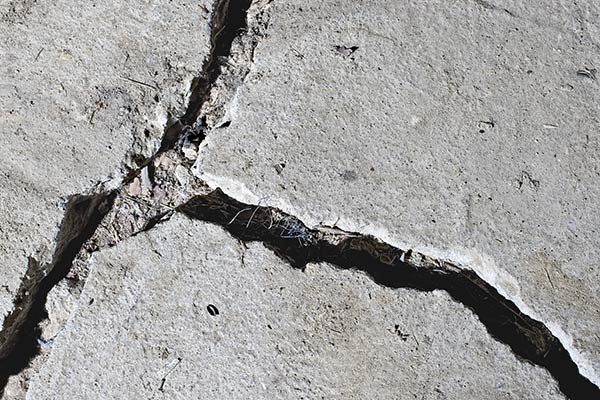
#> input picture Crack Extraction Algorithm/a3.jpg, 600 x 400 px
$ python algorithm_standalone_run.py   (older library calls are emulated)
#> lines starting #> are read from the running program, lines starting #| are printed output that depends on the picture; after the words box and inside, x2 and y2 are one past the last pixel; in counts of white or black regions, pixels touching at a corner belong together
import cv2
import math
import numpy as np
import scipy.ndimage
# from skimage import io, morphology, img_as_bool, segmentation
# # from scipy import ndimage as ndi
# import matplotlib.pyplot as plt

def orientated_non_max_suppression(mag, ang):
    ang_quant = np.round(ang / (np.pi/4)) % 4
    winE = np.array([[0, 0, 0],[1, 1, 1], [0, 0, 0]])
    winSE = np.array([[1, 0, 0], [0, 1, 0], [0, 0, 1]])
    winS = np.array([[0, 1, 0], [0, 1, 0], [0, 1, 0]])
    winSW = np.array([[0, 0, 1], [0, 1, 0], [1, 0, 0]])

    magE = non_max_suppression(mag, winE)
    magSE = non_max_suppression(mag, winSE)
    magS = non_max_suppression(mag, winS)
    magSW = non_max_suppression(mag, winSW)

    mag[ang_quant == 0] = magE[ang_quant == 0]
    mag[ang_quant == 1] = magSE[ang_quant == 1]
    mag[ang_quant == 2] = magS[ang_quant == 2]
    mag[ang_quant == 3] = magSW[ang_quant == 3]
    return mag

def non_max_suppression(data, win):
    data_max = scipy.ndimage.filters.maximum_filter(data, footprint=win, mode='constant')
    data_max[data != data_max] = 0
    return data_max

# start calulcation
count_white = 0
input_img = cv2.imread('a3.jpg')
#> input_img is the input picture: shape (400, 600, 3); mean B, G, R 158.2, 159.1, 159.8
gray_image = cv2.imread(r'a3.jpg', 0)
#> gray_image: shape (400, 600); min 0, max 255, mean 159.2


with_nmsup = True #apply non-maximal suppression
fudgefactor = 1 #with this threshold you can play a little bit
sigma = 21 #for Gaussian Kernel
kernel = 2*math.ceil(2*sigma)+1 #Kernel size

gray_image = gray_image/255.0
blur = cv2.GaussianBlur(gray_image, (kernel, kernel), sigma)
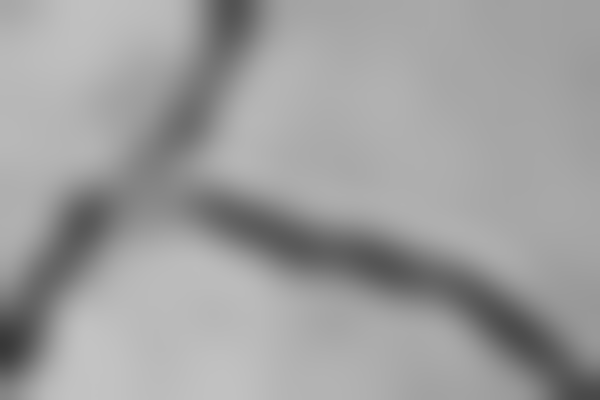
#> blur: shape (400, 600) float64; min 0.218, max 0.766, mean 0.624
gray_image = cv2.subtract(gray_image, blur)

# compute sobel response
sobelx = cv2.Sobel(gray_image, cv2.CV_64F, 1, 0, ksize=31)
sobely = cv2.Sobel(gray_image, cv2.CV_64F, 0, 1, ksize=31)
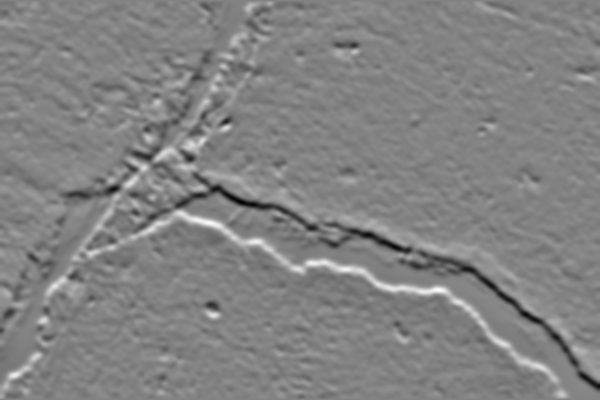
#> sobely: shape (400, 600) float64; min -5.89e+16, max 5.59e+16, mean 9.38e+12; drawn with min black and max white
mag = np.hypot(sobelx, sobely)
ang = np.arctan2(sobely, sobelx)
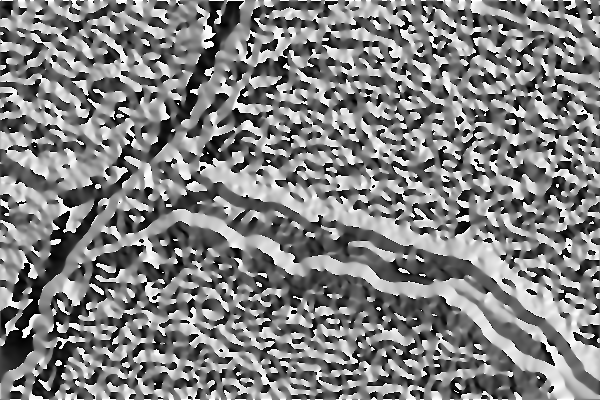
#> ang: shape (400, 600) float64; min -3.14, max 3.14, mean 0.0341; drawn with min black and max white

# threshold
threshold = 4 * fudgefactor * np.mean(mag)
#> threshold = 2.72e+16
mag[mag < threshold] = 0

#either get edges directly
if with_nmsup is False:
    mag = cv2.normalize(mag, 0, 255, cv2.NORM_MINMAX)
    kernel = np.ones((5,5),np.uint8)
    result = cv2.morphologyEx(mag, cv2.MORPH_CLOSE, kernel)
    cv2.imshow('im', result)
    cv2.imshow('Input',input_img)
    cv2.waitKey()

#or apply a non-maximal suppression
else:
    # non-maximal suppression
    mag = orientated_non_max_suppression(mag, ang)
#> in orientated_non_max_suppression, `ang_quant = np.round(ang / (np.pi/4)) % 4`:
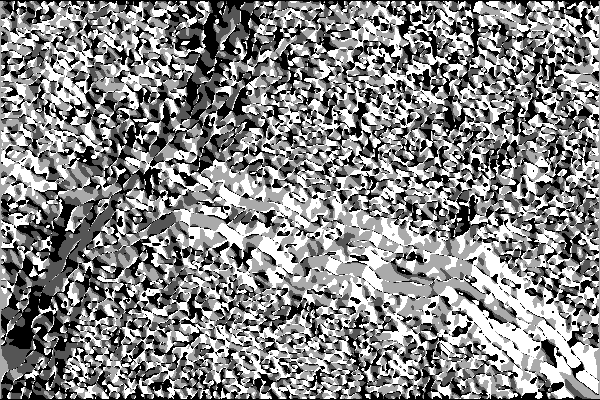
#> ang_quant: shape (400, 600) float64; min 0, max 3, mean 1.59; drawn with min black and max white
#> in non_max_suppression, `data_max[data != data_max] = 0`: data_max: shape (400, 600) float64; min 0, max 6.36e+16, mean 2.72e+14
#> in non_max_suppression (call 2), `data_max[data != data_max] = 0`: data_max: shape (400, 600) float64; min 0, max 6.36e+16, mean 3.53e+14
#> in non_max_suppression (call 3), `data_max[data != data_max] = 0`: data_max: shape (400, 600) float64; min 0, max 6.36e+16, mean 2.77e+14
#> in non_max_suppression (call 4), `data_max[data != data_max] = 0`:
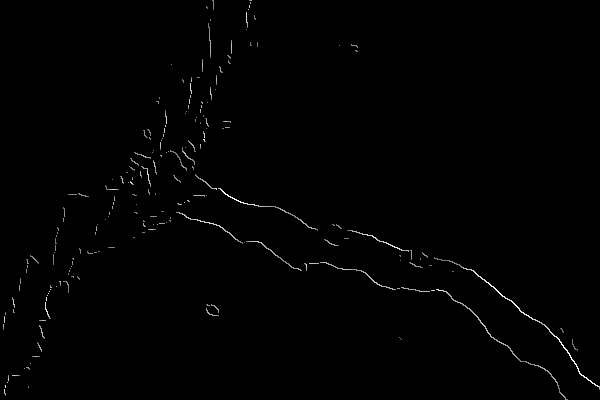
#> data_max: shape (400, 600) float64; min 0, max 6.36e+16, mean 4.14e+14; drawn with min black and max white
    # create mask
    mag[mag > 0] = 255
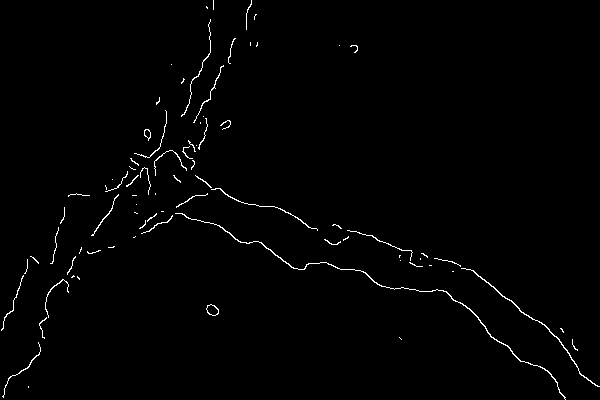
#> mag: shape (400, 600) float64; 1.1% white in thin lines or dots
    mag = mag.astype(np.uint8)
#> mag: shape (400, 600); 1.1% white in thin lines or dots
    kernel = np.ones((5,5),np.uint8)
    result = cv2.morphologyEx(mag, cv2.MORPH_CLOSE, kernel)
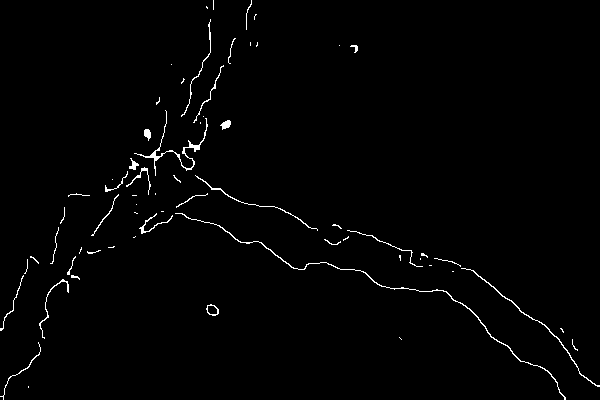
#> result: shape (400, 600); 1.3% white in thin lines or dots


    # [22 lines of commented-out code are left out]
    cv2.imshow('res', result)
#> (the run stopped early here; a loop or call above may not have finished)

$ run again, with Crack Extraction Algorithm/1.jpg copied over Crack Extraction Algorithm/a3.jpg
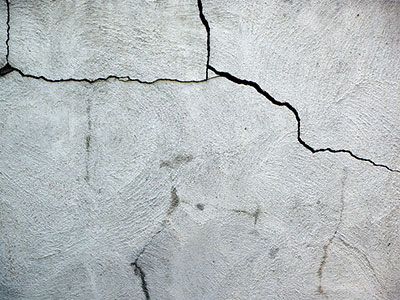
#> input picture Crack Extraction Algorithm/1.jpg, 400 x 300 px
#> input_img is the input picture: shape (300, 400, 3); mean B, G, R 190.8, 188.9, 183
#> `ang = np.arctan2(sobely, sobelx)`:
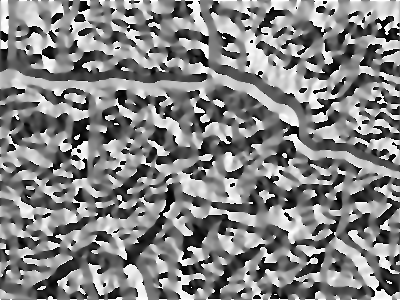
#> ang: shape (300, 400) float64; min -3.14, max 3.14, mean 0.0924; drawn with min black and max white
#> threshold = 1.5e+16
#> `result = cv2.morphologyEx(mag, cv2.MORPH_CLOSE, kernel)`:
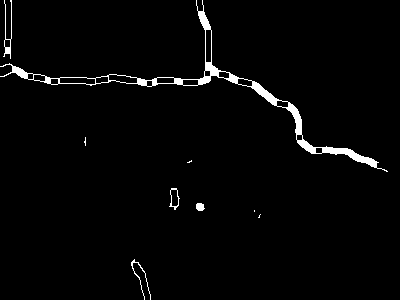
#> result: shape (300, 400); 2.3% white; 9 white regions (4 under 20 px), largest, box (x1, y1, x2, y2) and area: (0, 0, 388, 172) 2315, (3, 0, 12, 59) 152, (131, 259, 151, 300) 103, (169, 188, 180, 210) 66, (196, 203, 205, 211) 58

$ run again, with Crack Extraction Algorithm/2.jpg copied over Crack Extraction Algorithm/a3.jpg
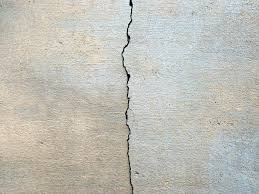
#> input picture Crack Extraction Algorithm/2.jpg, 259 x 194 px
#> input_img is the input picture: shape (194, 259, 3); mean B, G, R 182.9, 190.6, 191.5
#> `ang = np.arctan2(sobely, sobelx)`:
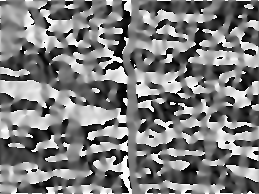
#> ang: shape (194, 259) float64; min -3.14, max 3.14, mean -0.0487; drawn with min black and max white
#> threshold = 8.04e+15
#> `result = cv2.morphologyEx(mag, cv2.MORPH_CLOSE, kernel)`:
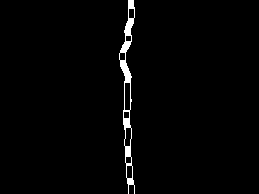
#> result: shape (194, 259); 1.7% white; 1 white region, box (x1, y1, x2, y2) and area: (119, 0, 135, 194) 837
